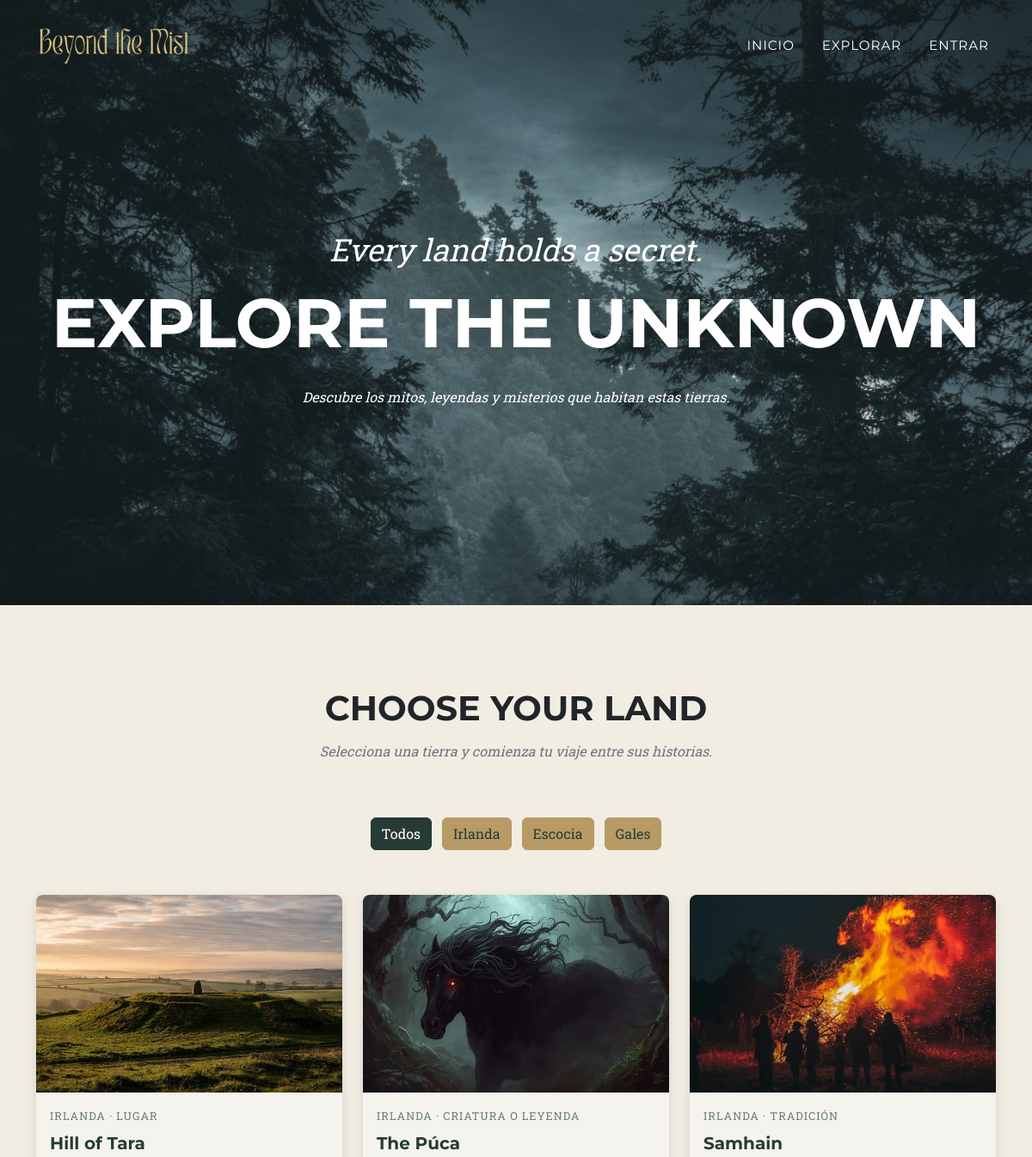
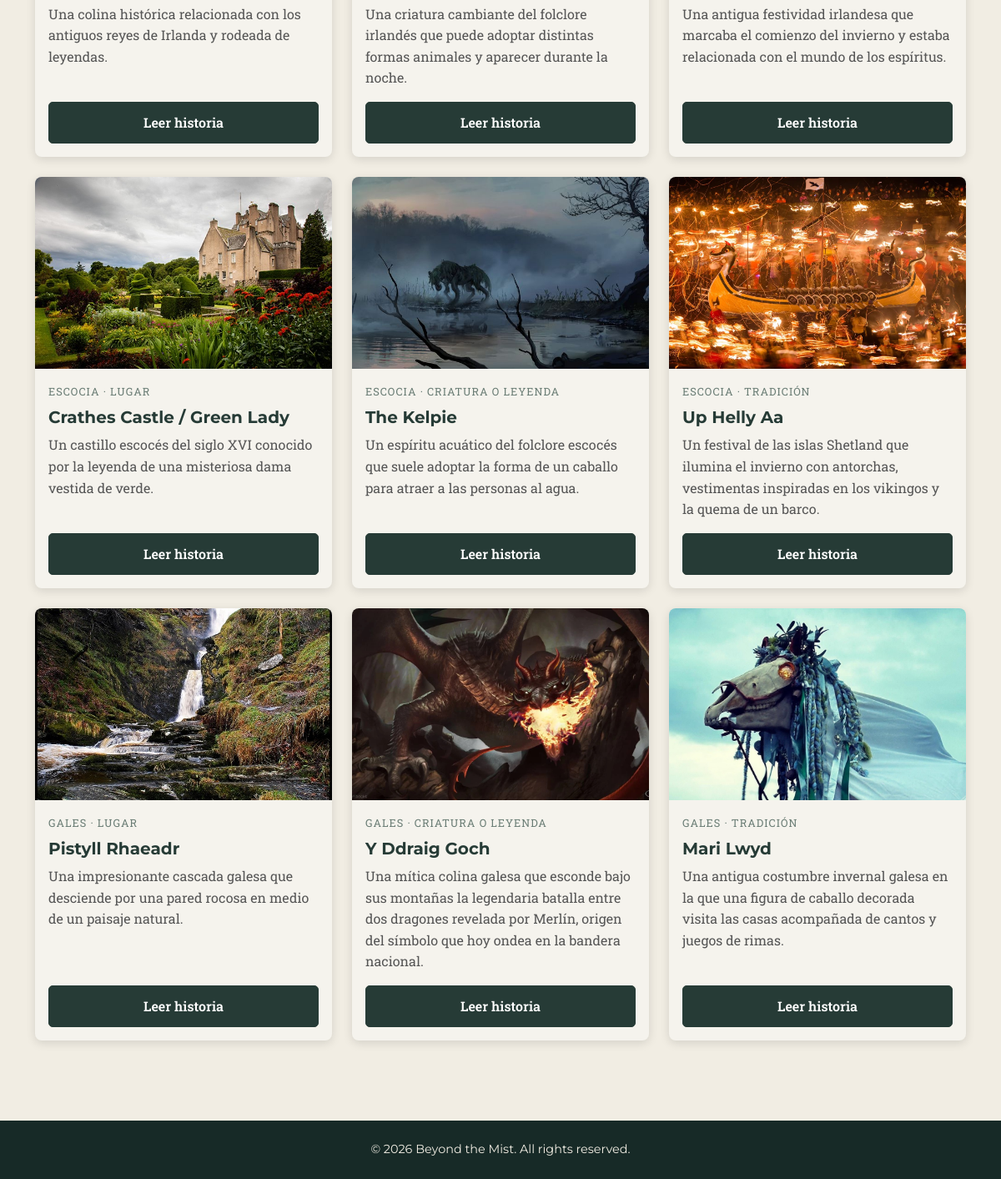
The app's page /explorar.php with its own data (2 pictures, top to bottom).
### tables this page shows
CREATE TABLE contenido (
    id INTEGER PRIMARY KEY AUTOINCREMENT,
    titulo TEXT NOT NULL,
    pais TEXT NOT NULL,
    categoria TEXT NOT NULL,
    descripcion TEXT NOT NULL,
    historia TEXT NOT NULL,
    imagen TEXT,
    fuentes TEXT
);

### explorar.php (the view, shortened to what this page needs)
<?php
require_once __DIR__ . '/conexion.php';
$consulta = $bd->query("SELECT * FROM contenido ORDER BY id ASC");
$historias = $consulta->fetchAll(PDO::FETCH_ASSOC);
?>
<!DOCTYPE html>
<html lang="es">
<head>
    <link href="css/styles.css" rel="stylesheet" />
</head>
<body id="page-top">
    <nav class="navbar navbar-expand-lg navbar-dark fixed-top" id="mainNav">
        <div class="container">
            <a class="navbar-brand" href="index.php">
                <img src="assets/img/masthead/logo.png" alt="Beyond the Mist" />
            </a>
            <div class="collapse navbar-collapse" id="navbarResponsive">
                <ul class="navbar-nav text-uppercase ms-auto py-4 py-lg-0">
                    <li class="nav-item">
                        <a class="nav-link" href="index.php">Inicio</a>
                    </li>
                    <li class="nav-item">
                        <a class="nav-link" href="explorar.php">Explorar</a>
                    </li>
                    <?php if (isset($_SESSION['usuario_id'])): ?>
                        <li class="nav-item">
                            <a class="nav-link" href="colecciones.php">Mis colecciones</a>
                        </li>
                        <li class="nav-item">
                            <a class="nav-link" href="logout.php">Cerrar sesión</a>
                        </li>
                    <?php else: ?>
                        <li class="nav-item">
                            <a class="nav-link" href="login.php">Entrar</a>
                        </li>
                    <?php endif; ?>
                </ul>
            </div>
        </div>
    </nav>
    <header class="masthead">
        <div class="container">
            <div class="masthead-subheading">Every land holds a secret.</div>
            <div class="masthead-heading text-uppercase">EXPLORE THE UNKNOWN</div>
            <div class="masthead-subheading2 mb-4">
                Descubre los mitos, leyendas y misterios que habitan estas tierras.
            </div>
        </div>
    </header>
    <section class="page-section" id="explorar">
        <div class="container">
            <div class="text-center">
                <h2 class="section-heading text-uppercase">Choose your land</h2>
                <h3 class="section-subheading text-muted">
                    Selecciona una tierra y comienza tu viaje entre sus historias.
                </h3>
            </div>
            <div class="text-center mb-5">
                <button class="btn btn-primary m-1 filtro active" data-pais="todos">
                    Todos
                </button>
                <button class="btn btn-primary m-1 filtro" data-pais="irlanda">
                    Irlanda
                </button>
                <button class="btn btn-primary m-1 filtro" data-pais="escocia">
                    Escocia
                </button>
                <button class="btn btn-primary m-1 filtro" data-pais="gales">
                    Gales
                </button>
            </div>
            <div class="row row-cols-1 row-cols-md-2 row-cols-lg-3 g-4">
                <?php foreach ($historias as $historia): ?>
                    <?php
                    $rutaImagen = $historia['imagen'];
                    ?>
                    <div class="col historia"
                        data-pais="<?= strtolower(htmlspecialchars($historia['pais'], ENT_QUOTES, 'UTF-8')) ?>">
                        <div class="card historia-card h-100">
                            <img
                                src="<?= htmlspecialchars($rutaImagen, ENT_QUOTES, 'UTF-8') ?>"
                                class="card-img-top historia-imagen"
                                alt="Imagen de <?= htmlspecialchars($historia['titulo'], ENT_QUOTES, 'UTF-8') ?>"
                                loading="lazy"
                            />
                            <div class="card-body d-flex flex-column">
                                <p class="historia-categoria mb-2">
                                    <?= htmlspecialchars($historia['pais'], ENT_QUOTES, 'UTF-8') ?>
                                    ·
                                    <?= htmlspecialchars($historia['categoria'], ENT_QUOTES, 'UTF-8') ?>
                                </p>
                                <h5 class="card-title">
                                    <?= htmlspecialchars($historia['titulo'], ENT_QUOTES, 'UTF-8') ?>
                                </h5>
                                <p class="card-text">
                                    <?= htmlspecialchars($historia['descripcion'], ENT_QUOTES, 'UTF-8') ?>
                                </p>
                                <a
                                    href="historia.php?id=<?= (int) $historia['id'] ?>"
                                    class="btn btn-historia mt-auto"
                                >
                                    Leer historia
                                </a>
                            </div>
                        </div>
                    </div>
                <?php endforeach; ?>
            </div>
        </div>
    </section>
    <footer class="footer py-4">
        <div class="container">
            <div class="row align-items-center">
                <div class="col-lg-12 text-lg-center">
                    &copy; 2026 Beyond the Mist. All rights reserved.
                </div>
            </div>
        </div>
    </footer>
</body>
</html>

### records on screen
contenido: imagen (picture), pais "IRLANDA", categoria "LUGAR", titulo "Hill of Tara", descripcion "Una colina histórica relacionada con los antiguos reyes de Irlanda y rodeada de leyendas."
contenido: imagen (picture), pais "IRLANDA", categoria "CRIATURA O LEYENDA", titulo "The Púca", descripcion "Una criatura cambiante del folclore irlandés que puede adoptar distintas formas animales y aparecer durante la noche."
contenido: imagen (picture), pais "IRLANDA", categoria "TRADICIÓN", titulo "Samhain", descripcion "Una antigua festividad irlandesa que marcaba el comienzo del invierno y estaba relacionada con el mundo de los espíritus."
contenido: imagen (picture), pais "ESCOCIA", categoria "LUGAR", titulo "Crathes Castle / Green Lady", descripcion "Un castillo escocés del siglo XVI conocido por la leyenda de una misteriosa dama vestida de verde."
contenido: imagen (picture), pais "ESCOCIA", categoria "CRIATURA O LEYENDA", titulo "The Kelpie", descripcion "Un espíritu acuático del folclore escocés que suele adoptar la forma de un caballo para atraer a las personas al agua."
contenido: imagen (picture), pais "ESCOCIA", categoria "TRADICIÓN", titulo "Up Helly Aa", descripcion "Un festival de las islas Shetland que ilumina el invierno con antorchas, vestimentas inspiradas en los vikingos y la quema de un barco."
contenido: imagen (picture), pais "GALES", categoria "LUGAR", titulo "Pistyll Rhaeadr", descripcion "Una impresionante cascada galesa que desciende por una pared rocosa en medio de un paisaje natural."
contenido: imagen (picture), pais "GALES", categoria "CRIATURA O LEYENDA", titulo "Y Ddraig Goch", descripcion "Una mítica colina galesa que esconde bajo sus montañas la legendaria batalla entre dos dragones revelada por Merlín, origen del símbolo que hoy ondea en la bandera nacional."
contenido: imagen (picture), pais "GALES", categoria "TRADICIÓN", titulo "Mari Lwyd", descripcion "Una antigua costumbre invernal galesa en la que una figura de caballo decorada visita las casas acompañada de cantos y juegos de rimas."
